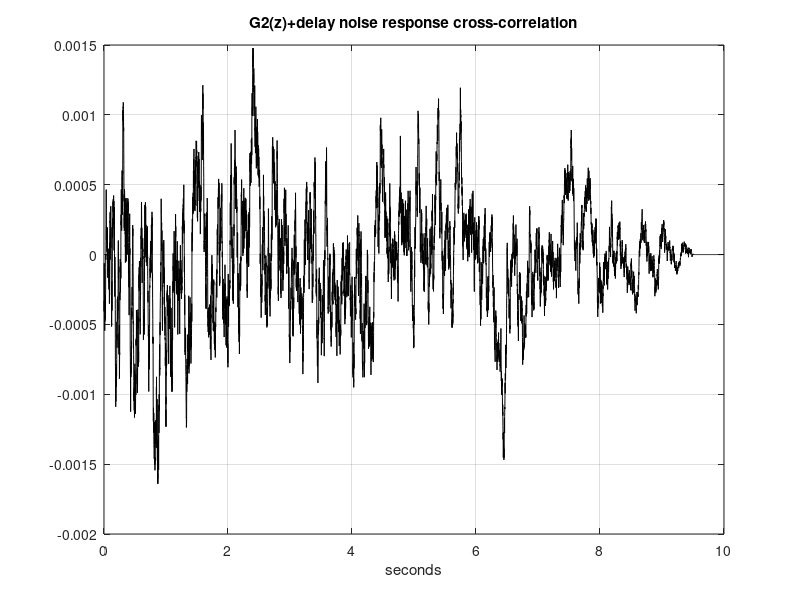

Write MATLAB code to recreate this figure.
% Transfer function + delay, for study: noise response
%case 2d
Td=0.5; %pure delay in seconds
% continuous time transfer function:
num2Ns=10; den2Ns=[1 10]; %G2(s)=10/(s+10)
fs=1000; %sampling frequency in Hz
Ts=1/fs; %sampling period in seconds
Nd=ceil(Td/Ts); %number of samples corresponding to the delay
%discrete transfer function (from the continuous cases)
[num2Nz,den2Nz]= impinvar(num2Ns,den2Ns,fs); %G2(z)
num2Nz=[zeros(1,Nd) num2Nz]; %adding delay to G2(z)

%response of G2 to noise
tiv=1/fs; %time interval between samples;
t=0:tiv:(10-tiv); %time intervals set (10 seconds)
N=length(t); %number of data points
u=randn(N,1); %random input signal data set
y=filter(num2Nz,den2Nz,u); %G2(z) response to noise

ac=xcorr(u,y); %cross-correlation of u and y
ac=ac/N; %normalization
Nac=length(ac); mNac=ceil(0.5*Nac); %to plot half ac

%display cross-correlation
plot(t,ac(mNac:Nac),'k');
grid;
title('G2(z)+delay noise response cross-correlation');
xlabel('seconds');
